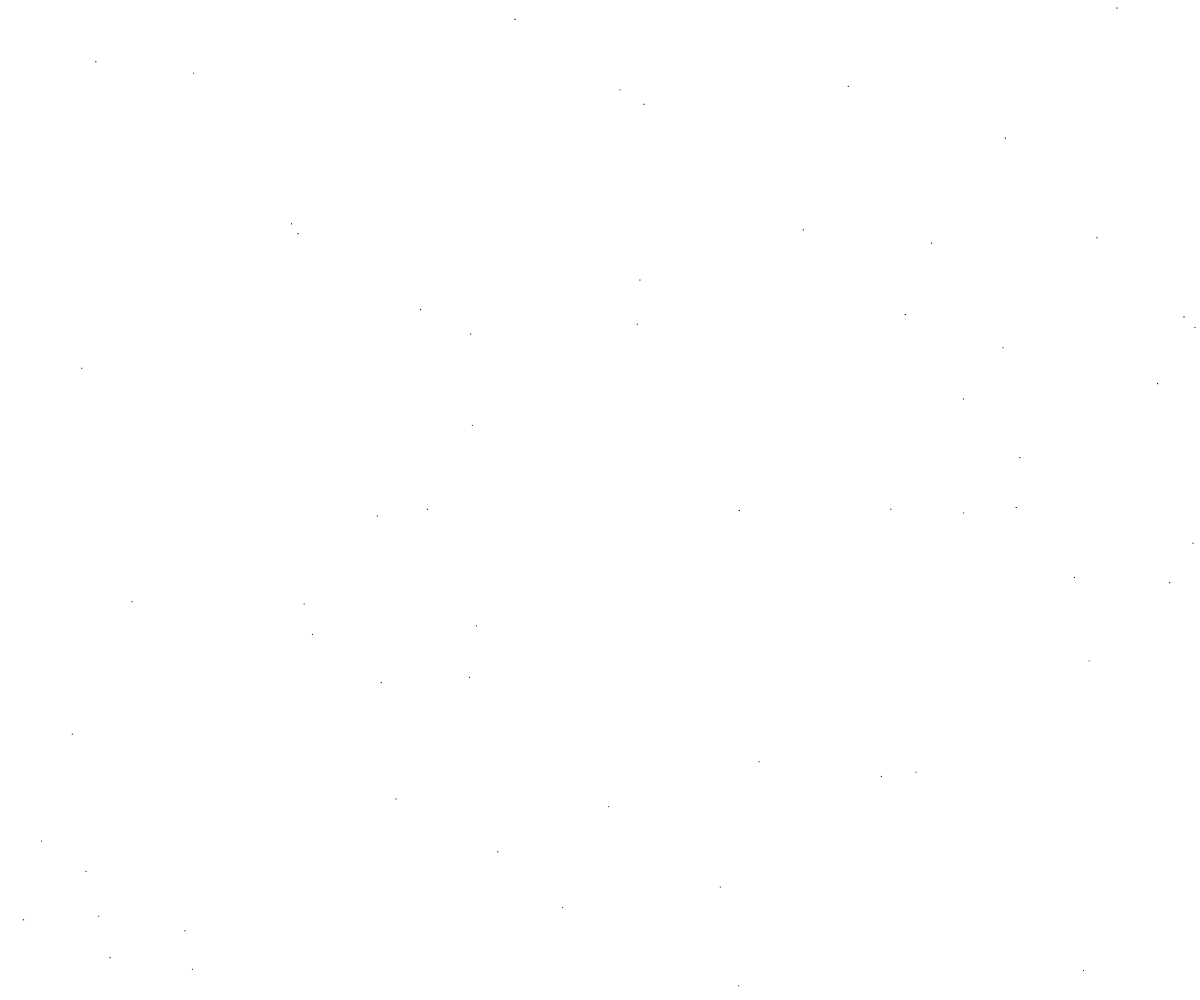
Frame 1 (no input)
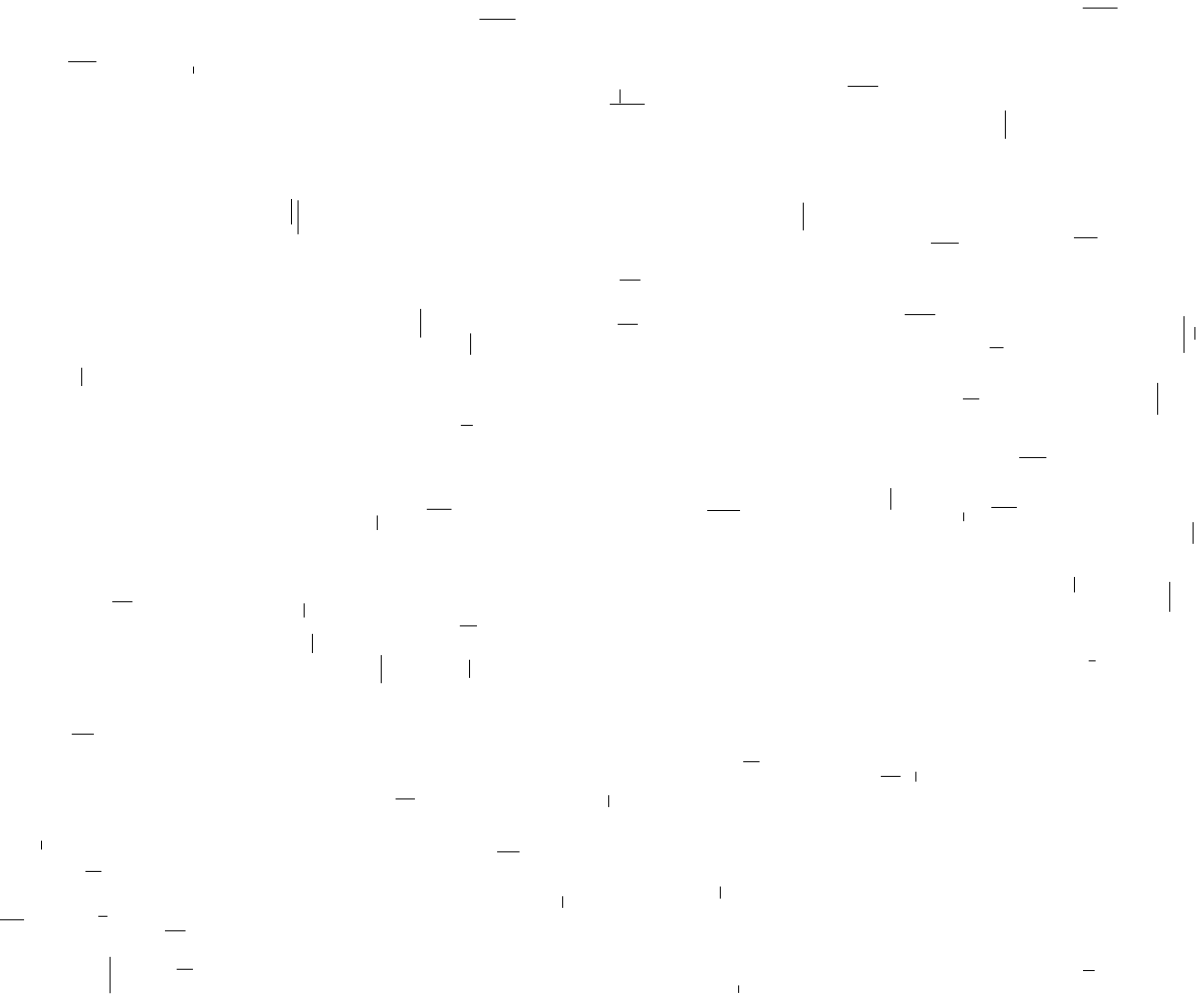
Frame 60 (no input)
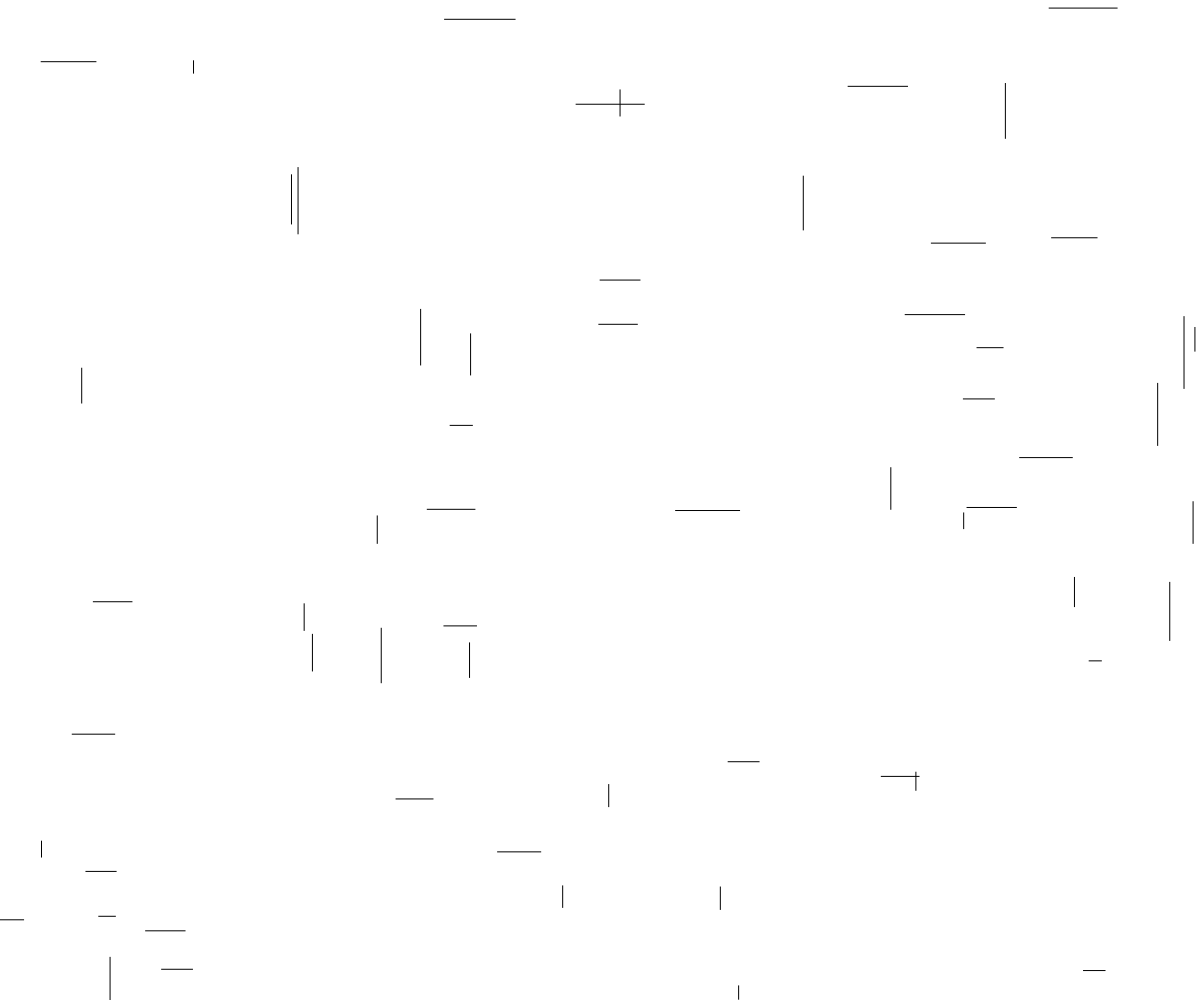
Frame 120 (the mouse pressed at the canvas centre since frame 60)

The p5.js sketch that drew these frames (run headless with seeded random() and noise() and a simulated clock; from frame 60 on, the mouse is pressed at the canvas centre):

// p5.js sketch
// ── sketch.js
let lines = [];
let collisions_dict = {};
let collisions = new Set();
let rectangles = new Set();
let rectangles_dict = {};

let sides = new Set();
let sides_dict = {};

let num_lines = 60;
let min_line_length = 1000;
let max_line_length = 1000;
let min_line_speed = 0.1;
let max_line_speed = 0.5;


function setup() {
    createCanvas(windowWidth, windowHeight);
    for(let i = 0; i < num_lines; i++) {
        lines.push(new ShootingLine(Math.random()*windowWidth, Math.random()*windowHeight,Math.floor(Math.random() * 4)+1, Math.random() * max_line_length + min_line_length, Math.random() * max_line_speed + min_line_speed));
    }
    rectMode(CORNERS);
}

function draw() {
    background(255, 255, 255);
    for(let i = 0; i < num_lines; i++) {
        let current_line = lines[i];
        if(current_line.alive) {
            current_line.move();
            current_line.show();
        } else {
            lines[i] = new ShootingLine(Math.random()*windowWidth, Math.random()*windowHeight,Math.floor(Math.random() * 4)+1, Math.random() * max_line_length + min_line_length, Math.random() * max_line_speed + min_line_speed);
        }
        find_collisions();
        show_rectangles();
    }
}

function find_collisions() {
    sides = new Set();
    rectangles = new Set();
    collisions_dict = {};
    let sides_dict = {};
    for(let i = 0; i < num_lines; i++) {
        let current_line = lines[i];
        for(let j = 0; j < num_lines; j++){
            let other_line = lines[j];
            if(j!=i && current_line.horizontal != other_line.horizontal) {

                if(!current_line.horizontal) {
                    current_line = lines[j];
                    other_line = lines[i];
                }

                let l1_x1 = Math.min(current_line.x1, current_line.x2);
                let l1_x2 = Math.max(current_line.x1, current_line.x2);

                let l1_y1 = Math.min(current_line.y1, current_line.y2);
                // let l1_y2 = Math.max(current_line.y1, current_line.y2);

                let l2_x1 = Math.min(other_line.x1, other_line.x2);
                // let l2_x2 = Math.max(other_line.x1, other_line.x2);

                let l2_y1 = Math.min(other_line.y1, other_line.y2);
                let l2_y2 = Math.max(other_line.y1, other_line.y2);
                
                if(l2_y2 > l1_y1 && l2_y1 < l1_y1 && l1_x1 < l2_x1 && l1_x2 > l2_x1) {
                    // collision
                    if(l2_x1 in collisions_dict) {
                        collisions_dict[l2_x1].push(l1_y1);
                        let smaller = Math.min(collisions_dict[l2_x1][0], l1_y1);
                        let bigger = Math.max(collisions_dict[l2_x1][0], l1_y1);
                        let skey = String([smaller, bigger]);
                        if(skey in sides_dict) {
                            let x1 = Math.min(sides_dict[skey], l2_x1);
                            let x2 = Math.max(sides_dict[skey], l2_x1);

                            let y1 = smaller;
                            let y2 = bigger;

                            let rect = String([x1, y1, x2, y2]);

                            if(!(rectangles.has(rect))) {
                                if(!(rect in rectangles_dict)){
                                    rectangles_dict[rect] = new Rectangle(x1, y1, x2, y2);
                                }
                                rectangles.add(rect);
                            }
                        } else {
                            sides_dict[skey] = l2_x1;
                        }
                    } else {
                        collisions_dict[l2_x1] = [l1_y1];
                    }
                }
            }
        }
    }
}


function show_rectangles() {
    for(let property in rectangles_dict) {
        if(rectangles.has(property)) {
            rectangles_dict[property].show();
        } else {
            delete rectangles_dict[property];
        }
        
    }
}

function mouseClicked() {
    //console.log(collisions_dict);
    //console.log(collisions);
    //console.log(sides);
    //console.log(rectangles_dict);
    //console.log(rectangles_dict);
    //console.log(sides_dict);
}


// ── rectangle.js
class Rectangle {
    constructor(x1, y1, x2, y2) {
        // top left
        this.x1 = x1;
        this.y1 = y1;

        // bottom right
        this.x2 = x2;
        this.y2 = y2;

        // colors
        let colors = ['rgb(255, 66, 66)', 'rgb(255, 255, 105)', 'rgb(66, 85, 255)', 'rgb(46, 46, 46)'];
        this.color = colors[Math.floor(Math.random() * colors.length)];
    }

    show() {
        stroke(0);
        fill(this.color);
        rect(this.x1, this.y1, this.x2, this.y2);
    }
}
// ── shooting-line.js
class ShootingLine {
    constructor(x, y, direction, length, speed=10) {
        
        this.length = length;
        this.speed = speed;

        this.x_dir;
        this.y_dir;

        if(direction == 1) {
            // right
            this.x_dir = 1;
            this.y_dir = 0;
        } else if(direction == 2) {
            // down
            this.x_dir = 0;
            this.y_dir = -1;
        } else if(direction == 3) {
            // left
            this.x_dir = -1;
            this.y_dir = 0;
        } else if(direction == 4) {
            // up
            this.x_dir = 0;
            this.y_dir = 1;
        }

        this.current_move = 0;
        this.alive = true;
        this.adjust = 0;
        this.x1 = x;
        this.x2 = x;
        this.y1 = y;
        this.y2 = y;
        this.horizontal = Math.abs(this.x_dir) == 1;
    }

    move() {
        this.current_move += this.speed;
        if(this.current_move < this.length) {
            this.x2 += this.x_dir*this.speed; 
            this.y2 += this.y_dir*this.speed; 
        } else if(this.current_move >= this.length && this.current_move < this.length*2) {
            this.x1 += this.x_dir*this.speed; 
            this.y1 += this.y_dir*this.speed;
        } else {
            this.alive = false;
            this.x1 = this.x2;
            this.y1 = this.y2;
        }
    }

    show() {
        stroke(0);
        line(this.x1, this.y1, this.x2, this.y2);
    }
}
